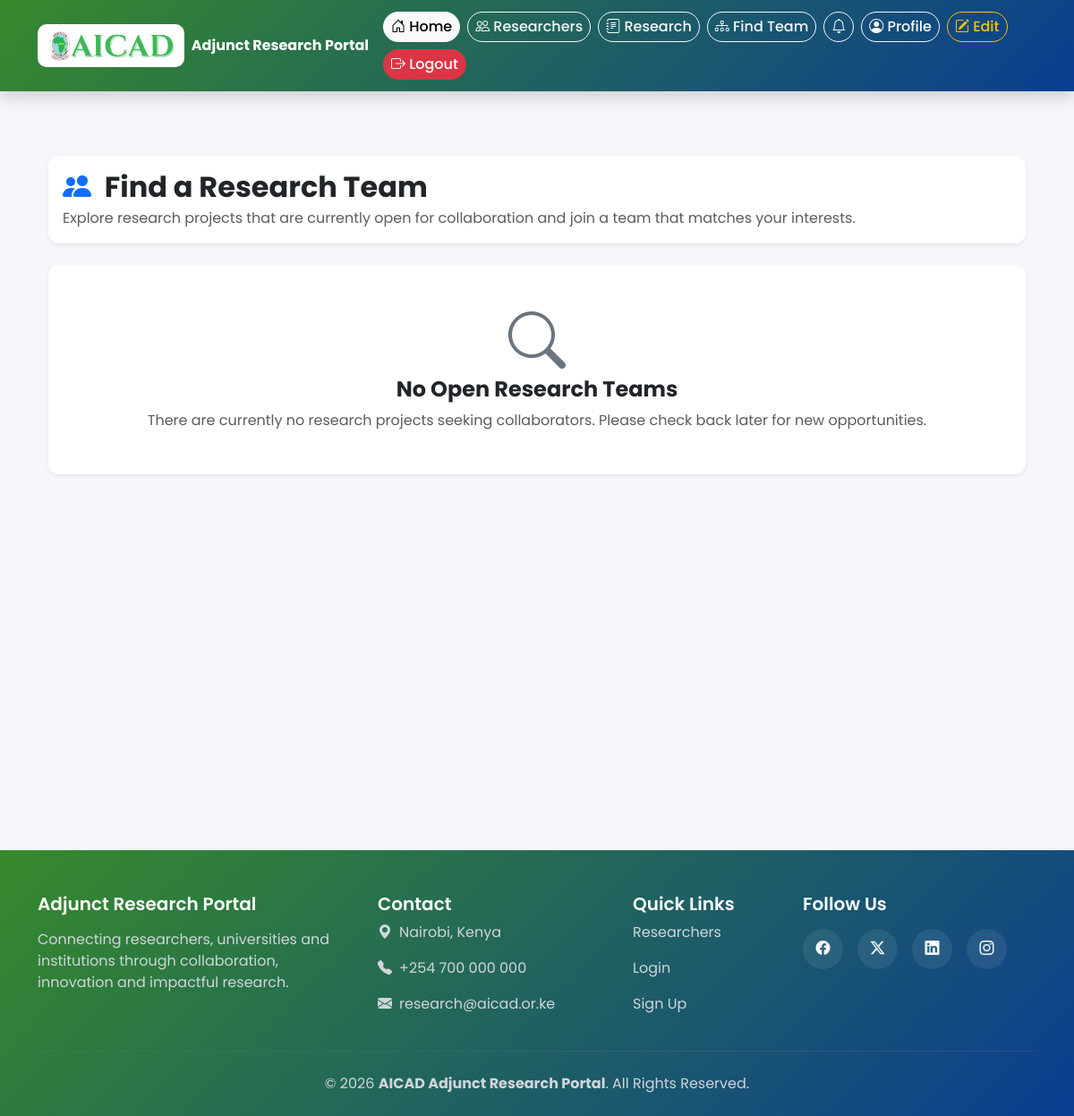
/research/teams/ (signed in), run on an earlier commit of the app's database.
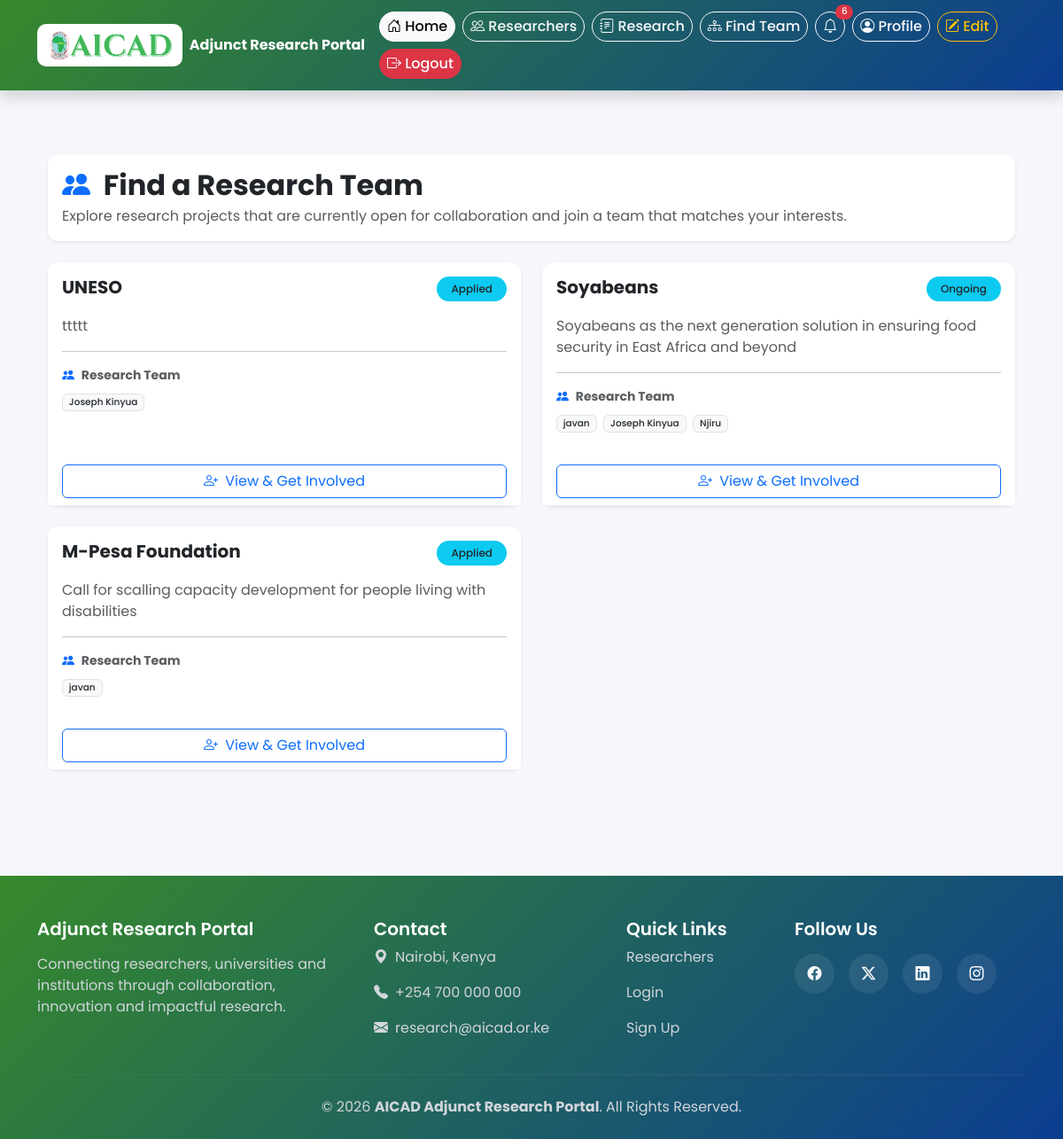
And on a later commit of the database.
### research/models.py (models this page shows, shortened)
class Research(models.Model):
    STATUS_CHOICES = [
        ('applied', 'Applied'),
        ('won', 'Won'),
        ('ongoing', 'Ongoing'),
        ('completed', 'Completed'),
    ]
    title = models.CharField(max_length=500)
    description = RichTextField(blank=True)
    status = models.CharField(
        max_length=20,
        choices=STATUS_CHOICES,
        default='applied'
    )
    review_status = models.CharField(
        max_length=20,
        choices=REVIEW_STATUS_CHOICES,
        default='pending'
    )
    review_comment = models.TextField(blank=True)
    reviewed_by = models.ForeignKey(
        User,
        on_delete=models.SET_NULL,
        null=True,
        blank=True,
        related_name='reviewed_research'
    )
    reviewed_at = models.DateTimeField(null=True, blank=True)
    researchers = models.ManyToManyField(
        ResearcherProfile,
        related_name='research_works',
        blank=True
    )
    external_collaborators = models.ManyToManyField(
        ExternalCollaborator,
        related_name='research_works',
        blank=True
    )
    donors = models.ManyToManyField(
        Donor,
        through='Funding',
        related_name='research_works',
        blank=True
    )
    created_by = models.ForeignKey(
        User,
        on_delete=models.SET_NULL,
        null=True,
        related_name='created_research'
    )
    created_at = models.DateTimeField(auto_now_add=True)
    updated_at = models.DateTimeField(auto_now=True)

### accounts/models.py (models this page shows, shortened)
class ResearcherProfile(models.Model):
    user = models.OneToOneField(
        User,
        on_delete=models.CASCADE
    )
    profile_picture = models.ImageField(
        upload_to='profiles/',
        blank=True,
        null=True
    )
    research_area = models.CharField(
        max_length=255
    )
    institution = models.CharField(
        max_length=255,
        blank=True
    )
    achievements = RichTextField(
        blank=True
    )
    proposals_applied = models.IntegerField(
        default=0
    )
    proposals_won = models.IntegerField(
        default=0
    )
    is_adjunct_researcher = models.BooleanField(
        default=False
    )
    application_submitted = models.BooleanField(
        default=False
    )
    application_status = models.CharField(
        max_length=50,
        default='Pending'
    )
    qualification = RichTextField(
        blank=True
    )
    experience = RichTextField(
        blank=True
    )
    brief_profile = RichTextField(
        blank=True
    )
    work_experience = RichTextField(
        blank=True
    )
    grants_fellowships = RichTextField(
        blank=True
    )
    publications = RichTextField(
        blank=True
    )
    cv = models.FileField(
        upload_to='cv/',
        blank=True,
        null=True
    )
    application_letter = models.FileField(
        upload_to='application_letters/',
        blank=True,
        null=True
    )

### research/views.py (the view)
# urls.py: path('teams/', views.team_finder_view, name='team_finder'),
@login_required
def team_finder_view(request):
    researches = Research.objects.filter(
        review_status='approved',
        status__in=['applied', 'ongoing']
    ).order_by('-created_at')
    return render(request, 'research/team_finder.html', {
        'researches': researches,
    })

### research/templates/research/team_finder.html (shortened to what this page needs)
{% extends 'base.html' %}
{% block content %}
<div class="container py-4">
    <div class="card shadow-sm border-0 mb-4">
        <div class="card-body d-flex justify-content-between align-items-center flex-wrap">
            <div>
                <h2 class="fw-bold mb-1">
                    <i class="bi bi-people-fill text-primary me-2"></i>
                    Find a Research Team
                </h2>
                <p class="text-muted mb-0">
                    Explore research projects that are currently open for collaboration and join a team that matches your interests.
                </p>
            </div>
        </div>
    </div>
    <div class="row g-4">
        {% for research in researches %}
        <div class="col-lg-6">
            <div class="card h-100 border-0 shadow-sm research-card">
                <div class="card-body">
                    <div class="d-flex justify-content-between align-items-start mb-3">
                        <h5 class="fw-bold mb-0">
                            {{ research.title }}
                        </h5>
                        <span class="badge bg-info text-dark rounded-pill px-3 py-2">
                            {{ research.get_status_display }}
                        </span>
                    </div>
                    <p class="text-muted">
                        {{ research.description|striptags|truncatewords:20 }}
                    </p>
                    <hr>
                    <div class="small text-muted mb-3">
                        <i class="bi bi-people-fill text-primary me-1"></i>
                        <strong>Research Team</strong>
                        <div class="mt-2">
                            {% for r in research.researchers.all %}
                                <span class="badge bg-light text-dark border me-1 mb-1">
                                    {{ r.user.username }}
                                </span>
                            {% empty %}
                                <span class="text-muted">
                                    Team information unavailable
                                </span>
                            {% endfor %}
                        </div>
                    </div>
                </div>
                <div class="card-footer bg-white border-0">
                    <div class="d-grid">
                        <a href="{% url 'research_detail' research.pk %}"
                           class="btn btn-outline-primary">
                            <i class="bi bi-person-plus me-1"></i>
                            View & Get Involved
                        </a>
                    </div>
                </div>
            </div>
        </div>
        {% empty %}
        <div class="col-12">
            <div class="card shadow-sm border-0">
                <div class="card-body text-center py-5">
                    <i class="bi bi-search display-3 text-secondary mb-3"></i>
                    <h4 class="fw-bold">
                        No Open Research Teams
                    </h4>
                    <p class="text-muted mb-0">
                        There are currently no research projects seeking collaborators.
                        Please check back later for new opportunities.
                    </p>
                </div>
            </div>
        </div>
        {% endfor %}
    </div>
</div>
{% endblock %}

What changed in the data, as far as the page shows it:
added Research: title "UNESO", status "Applied", description "ttttt"
now on this page (row unchanged): ResearcherProfile: user.username "Joseph Kinyua"
added Research: title "Soyabeans", status "Ongoing", description "Soyabeans as the next generation solution in ensuring food security in East Africa and beyond"
now on this page (row edited): ResearcherProfile: user.username "javan"
now on this page (row unchanged): ResearcherProfile: user.username "Njiru", shown under "Soyabeans"
added Research: title "M-Pesa Foundation", status "Applied", description "Call for scalling capacity development for people living with disabilities"
Also different on the page:
{{ unread_count }}: (not shown) → "6"
text no longer shown: "No Open Research Teams There are currently no research projects seeking collaborators. Please check back later for new opportunities."
